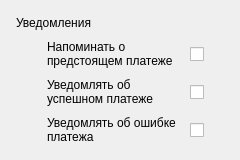
                                <widget class="QFrame" name="notificationSettingsPanel">
                                  <property name="panel" stdset="0">
                                    <bool>true</bool>
                                  </property>
                                  <layout class="QVBoxLayout" name="notificationSettingsPanelLayout">
                                    <property name="leftMargin">
                                      <number>16</number>
                                    </property>
                                    <property name="topMargin">
                                      <number>16</number>
                                    </property>
                                    <property name="rightMargin">
                                      <number>16</number>
                                    </property>
                                    <property name="bottomMargin">
                                      <number>16</number>
                                    </property>
                                    <property name="spacing">
                                      <number>10</number>
                                    </property>
                                    <item>
                                      <widget class="QLabel" name="notificationSettingsHeading">
                                        <property name="text">
                                          <string>Уведомления</string>
                                        </property>
                                        <property name="section" stdset="0">
                                          <bool>true</bool>
                                        </property>
                                      </widget>
                                    </item>
                                    <item>
                                      <widget class="QWidget" name="remindersSettingsRow">
                                        <layout class="QHBoxLayout" name="remindersSettingsRowLayout" stretch="0,1,0">
                                          <property name="leftMargin">
                                            <number>0</number>
                                          </property>
                                          <property name="topMargin">
                                            <number>0</number>
                                          </property>
                                          <property name="rightMargin">
                                            <number>0</number>
                                          </property>
                                          <property name="bottomMargin">
                                            <number>0</number>
                                          </property>
                                          <property name="spacing">
                                            <number>14</number>
                                          </property>
                                          <item>
                                            <widget class="QLabel" name="remindersSettingsIcon">
                                              <property name="text">
                                                <string />
                                              </property>
                                              <property name="pixmap">
                                                <pixmap>assets/icons/bell.svg</pixmap>
                                              </property>
                                              <property name="scaledContents">
                                                <bool>true</bool>
                                              </property>
                                              <property name="minimumSize">
                                                <size>
                                                  <width>17</width>
                                                  <height>17</height>
                                                </size>
                                              </property>
                                              <property name="maximumSize">
                                                <size>
                                                  <width>17</width>
                                                  <height>17</height>
                                                </size>
                                              </property>
                                            </widget>
                                          </item>
                                          <item>
                                            <widget class="QLabel" name="remindersSettingsCaption">
                                              <property name="text">
                                                <string>Напоминать о предстоящем платеже</string>
                                              </property>
                                              <property name="muted" stdset="0">
                                                <bool>true</bool>
                                              </property>
                                              <property name="wordWrap">
                                                <bool>true</bool>
                                              </property>
                                            </widget>
                                          </item>
                                          <item>
                                            <widget class="QCheckBox" name="remindersToggle">
                                              <property name="switch" stdset="0">
                                                <bool>true</bool>
                                              </property>
                                              <property name="accessibleName">
                                                <string>Напоминать о предстоящем платеже</string>
                                              </property>
                                              <property name="minimumSize">
                                                <size>
                                                  <width>34</width>
                                                  <height>22</height>
                                                </size>
                                              </property>
                                              <property name="maximumSize">
                                                <size>
                                                  <width>34</width>
                                                  <height>22</height>
                                                </size>
                                              </property>
                                            </widget>
                                          </item>
                                        </layout>
                                      </widget>
                                    </item>
                                    <item>
                                      <widget class="QWidget" name="successSettingsRow">
                                        <layout class="QHBoxLayout" name="successSettingsRowLayout" stretch="0,1,0">
                                          <property name="leftMargin">
                                            <number>0</number>
                                          </property>
                                          <property name="topMargin">
                                            <number>0</number>
                                          </property>
                                          <property name="rightMargin">
                                            <number>0</number>
                                          </property>
                                          <property name="bottomMargin">
                                            <number>0</number>
                                          </property>
                                          <property name="spacing">
                                            <number>14</number>
                                          </property>
                                          <item>
                                            <widget class="QLabel" name="successSettingsIcon">
                                              <property name="text">
                                                <string />
                                              </property>
                                              <property name="pixmap">
                                                <pixmap>assets/icons/bell.svg</pixmap>
                                              </property>
                                              <property name="scaledContents">
                                                <bool>true</bool>
                                              </property>
                                              <property name="minimumSize">
                                                <size>
                                                  <width>17</width>
                                                  <height>17</height>
                                                </size>
                                              </property>
                                              <property name="maximumSize">
                                                <size>
                                                  <width>17</width>
                                                  <height>17</height>
                                                </size>
                                              </property>
                                            </widget>
                                          </item>
                                          <item>
                                            <widget class="QLabel" name="successSettingsCaption">
                                              <property name="text">
                                                <string>Уведомлять об успешном платеже</string>
                                              </property>
                                              <property name="muted" stdset="0">
                                                <bool>true</bool>
                                              </property>
                                              <property name="wordWrap">
                                                <bool>true</bool>
                                              </property>
                                            </widget>
                                          </item>
                                          <item>
                                            <widget class="QCheckBox" name="successToggle">
                                              <property name="switch" stdset="0">
                                                <bool>true</bool>
                                              </property>
                                              <property name="accessibleName">
                                                <string>Уведомлять об успешном платеже</string>
                                              </property>
                                              <property name="minimumSize">
                                                <size>
                                                  <width>34</width>
                                                  <height>22</height>
                                                </size>
                                              </property>
                                              <property name="maximumSize">
                                                <size>
                                                  <width>34</width>
                                                  <height>22</height>
                                                </size>
                                              </property>
                                            </widget>
                                          </item>
                                        </layout>
                                      </widget>
                                    </item>
                                    <item>
                                      <widget class="QWidget" name="errorsSettingsRow">
                                        <layout class="QHBoxLayout" name="errorsSettingsRowLayout" stretch="0,1,0">
                                          <property name="leftMargin">
                                            <number>0</number>
                                          </property>
                                          <property name="topMargin">
                                            <number>0</number>
                                          </property>
                                          <property name="rightMargin">
                                            <number>0</number>
                                          </property>
                                          <property name="bottomMargin">
                                            <number>0</number>
                                          </property>
                                          <property name="spacing">
                                            <number>14</number>
                                          </property>
                                          <item>
                                            <widget class="QLabel" name="errorsSettingsIcon">
                                              <property name="text">
                                                <string />
                                              </property>
                                              <property name="pixmap">
                                                <pixmap>assets/icons/bell.svg</pixmap>
                                              </property>
                                              <property name="scaledContents">
                                                <bool>true</bool>
                                              </property>
                                              <property name="minimumSize">
                                                <size>
                                                  <width>17</width>
                                                  <height>17</height>
                                                </size>
                                              </property>
                                              <property name="maximumSize">
                                                <size>
                                                  <width>17</width>
                                                  <height>17</height>
                                                </size>
                                              </property>
                                            </widget>
                                          </item>
                                          <item>
                                            <widget class="QLabel" name="errorsSettingsCaption">
                                              <property name="text">
                                                <string>Уведомлять об ошибке платежа</string>
                                              </property>
                                              <property name="muted" stdset="0">
                                                <bool>true</bool>
                                              </property>
                                              <property name="wordWrap">
                                                <bool>true</bool>
                                              </property>
                                            </widget>
                                          </item>
                                          <item>
                                            <widget class="QCheckBox" name="errorsToggle">
                                              <property name="switch" stdset="0">
                                                <bool>true</bool>
                                              </property>
                                              <property name="accessibleName">
                                                <string>Уведомлять об ошибке платежа</string>
                                              </property>
                                              <property name="minimumSize">
                                                <size>
                                                  <width>34</width>
                                                  <height>22</height>
                                                </size>
                                              </property>
                                              <property name="maximumSize">
                                                <size>
                                                  <width>34</width>
                                                  <height>22</height>
                                                </size>
                                              </property>
                                            </widget>
                                          </item>
                                        </layout>
                                      </widget>
                                    </item>
                                  </layout>
                                </widget>
